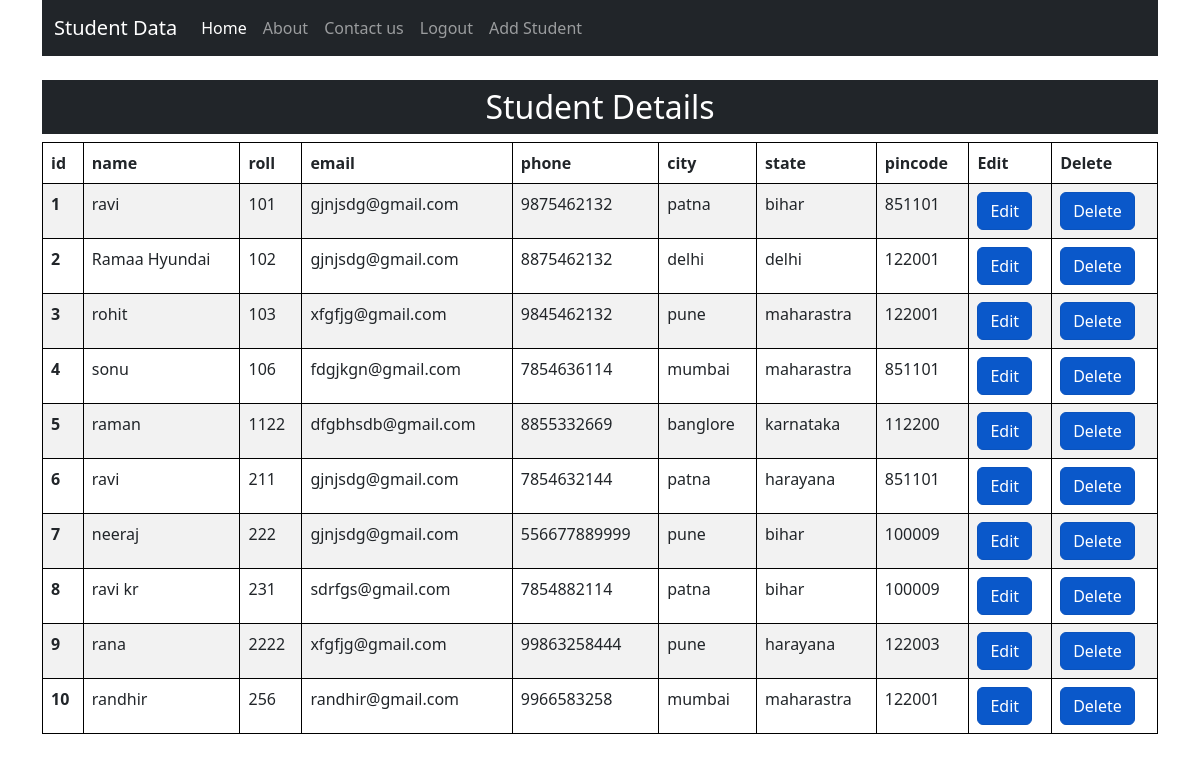
Page /index/ (signed in) on the committed database.
### app/models.py (models this page shows)
class Student(models.Model):
    id = models.IntegerField(primary_key=True)
    name = models.CharField(max_length=50, null=False,blank=False)
    roll = models.IntegerField(unique = True, null=False)
    emailid = models.EmailField(max_length=50, null=False)
    contactno = models.CharField(null=False,blank=False,unique=True,max_length=10)
    city = models.CharField(max_length=50, null=False)
    state = models.CharField(max_length=50, null=False)
    pincode = models.CharField(null=False,blank=False,max_length=7)

### app/views.py (the view)
# urls.py: path('index/', views.index, name='index'),
@login_required(login_url='login')
def index(request):
    stu = Student.objects.all()
    return render(request, "index.html", {'students': stu})

### templates/index.html (shortened to what this page needs)
<!doctype html>
<html lang="en">
  <head>
    <link href="https://cdn.jsdelivr.net/npm/bootstrap@5.3.0-alpha1/dist/css/bootstrap.min.css" rel="stylesheet">
  </head>
  <body>
    <div class ="container">
    <nav class="navbar navbar-expand-lg navbar-dark bg-dark ">
        <div class="container-fluid">
          <a class="navbar-brand" href="/">Student Data</a>
          <div class="collapse navbar-collapse" id="navbarSupportedContent">
            <ul class="navbar-nav me-auto mb-2 mb-lg-0">
              <li class="nav-item">
                <a class="nav-link active" aria-current="page" href="/">Home</a>
              </li>
              <li class="nav-item">
                <a class="nav-link" href="index.html">About</a>
              </li>
              <li class="nav-item">
                <a class="nav-link" href="index.html">Contact us</a>
              </li>
              <li class="nav-item">
                <a class="nav-link" href="{% url 'logout' %}">Logout</a>
              </li>
              <li class="nav-item">
                <form method="post"> {% csrf_token %}
                <a class="nav-link" href="{% url 'add' %}">Add Student</a>
              </form>
              </li>
              </div>
          </div>
          </div>
      <div class ="container mt-4">
      <h2 class ="text-center text-white bg-dark p-2">Student Details</h2>
  </div>
            <div class ="container" col-md-2">
            <table class="table table-striped table-hover">
                  <thead>
                    <tr>
                      <th scope="col">id</th>
                      <th scope="col">name</th>
                      <th scope="col">roll</th>
                      <th scope="col">email</th>
                      <th scope="col">phone</th>
                      <th scope="col">city</th>
                      <th scope="col">state</th>
                      <th scope="col">pincode</th>
                      <th scope="col">Edit</th>
                      <th scope="col">Delete</th>
                    </tr>
                  </thead>
                  <tbody>
                      {% for student in students %}
                    <tr>
                      <th scope="row">{{forloop.counter}}</th>
                      <td>{{student.name}}</td>
                      <td>{{student.roll}}</td>
                      <td>{{student.emailid}}</td>
                      <td>{{student.contactno}}</td>
                      <td>{{student.city}}</td>
                      <td>{{student.state}}</td>
                      <td>{{student.pincode}}</td>
                      <td>
                        <a href="{% url 'update_new' student.id %}" class="btn btn-primary active" aria-current="page">Edit</a></td>
                    <td>
                      <a href="{% url 'delete_data' student.id %}" class="btn btn-primary active" aria-current="page">Delete</a></td>
                    </tr>
                    {% endfor %}
                  </tbody>
</body>
</html>

### templates/index.html (style rules this page uses)
table, th, tr, td { border: 1px solid black; }

### rows in the picture
Student: name "ravi", roll "101", emailid "gjnjsdg@gmail.com", contactno "9875462132", city "patna", state "bihar", pincode "851101"
Student: name "Ramaa Hyundai", roll "102", emailid "gjnjsdg@gmail.com", contactno "8875462132", city "delhi", state "delhi", pincode "122001"
Student: name "rohit", roll "103", emailid "xfgfjg@gmail.com", contactno "9845462132", city "pune", state "maharastra", pincode "122001"
Student: name "sonu", roll "106", emailid "fdgjkgn@gmail.com", contactno "7854636114", city "mumbai", state "maharastra", pincode "851101"
Student: name "raman", roll "1122", emailid "dfgbhsdb@gmail.com", contactno "8855332669", city "banglore", state "karnataka", pincode "112200"
Student: name "ravi", roll "211", emailid "gjnjsdg@gmail.com", contactno "7854632144", city "patna", state "harayana", pincode "851101"
Student: name "neeraj", roll "222", emailid "gjnjsdg@gmail.com", contactno "556677889999", city "pune", state "bihar", pincode "100009"
Student: name "ravi kr", roll "231", emailid "sdrfgs@gmail.com", contactno "7854882114", city "patna", state "bihar", pincode "100009"
Student: name "rana", roll "2222", emailid "xfgfjg@gmail.com", contactno "99863258444", city "pune", state "harayana", pincode "122003"
Student: name "randhir", roll "256", emailid "randhir@gmail.com", contactno "9966583258", city "mumbai", state "maharastra", pincode "122001"
